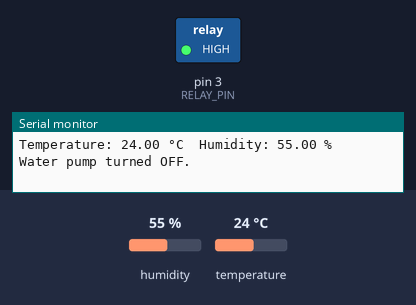
Bench run of a sketch on a simulated Arduino Uno, built with avr-gcc and run on an emulated ATmega328P. Shown: switched loads named in the sketch (green lamp = pin HIGH), the last lines printed to the serial monitor. Inputs (shaded band) come from the test bench; at power-on: temperature 24 °C, humidity 55 %.

Above: at 18.0 s.
18.1 s: temperature set to 29 °C
33.1 s: temperature set to 32 °C
At 41.5 s:
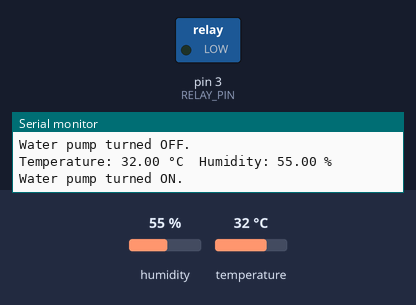
48.1 s: temperature set to 12 °C
At 51.3 s:
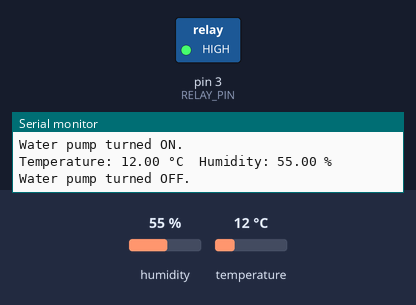
63.1 s: temperature set to 33 °C
At 70.7 s:
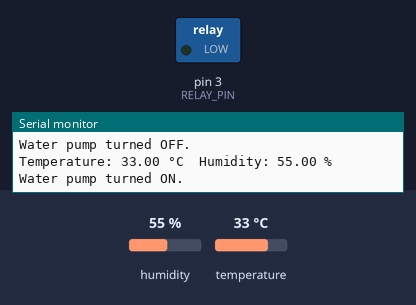
Timing chart, 0 to 72.2 s (numbered marks = the images above; inputs shaded):
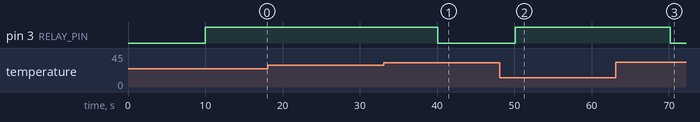

Measured:
- the behaviour switches between 30 and 31 °C on temperature (found by bisection; images 0 and 1)
- after the input at 33.1 s, pin 3 (RELAY_PIN): HIGH → LOW after 7.0 s
- after the input at 48.1 s, pin 3 (RELAY_PIN): LOW → HIGH after 2.0 s
- after the input at 63.1 s, pin 3 (RELAY_PIN): HIGH → LOW after 7.1 s

The sketch:

DHT_Sensor_Code.ino
```cpp
#include <DHT.h>

#define DHTPIN 2  // Digital pin connected to the DHT sensor
#define DHTTYPE DHT11  // DHT 11 sensor type

#define RELAY_PIN 3 // Digital pin connected to the relay module

DHT dht(DHTPIN, DHTTYPE);

void setup() {
  Serial.begin(9600);
  pinMode(RELAY_PIN, OUTPUT);
  dht.begin();
}

void loop() {
  delay(10000);  // Delay between sensor readings

  float temperature = dht.readTemperature(); // Read temperature from DHT sensor
  float humidity = dht.readHumidity(); // Read humidity from DHT sensor

  if (isnan(temperature) || isnan(humidity)) { // Check if any reading failed
    Serial.println("Failed to read from DHT sensor!");
    return;
  }

  Serial.print("Temperature: ");
  Serial.print(temperature);
  Serial.print(" °C\t");

  Serial.print("Humidity: ");
  Serial.print(humidity);
  Serial.println(" %");

  // Check if temperature is above a certain threshold
  if (temperature > 30) {
    digitalWrite(RELAY_PIN, LOW); // Turn on the water pump
    Serial.println("Water pump turned ON.");
  } else {
    digitalWrite(RELAY_PIN, HIGH); // Turn off the water pump
    Serial.println("Water pump turned OFF.");
  }
}
```
